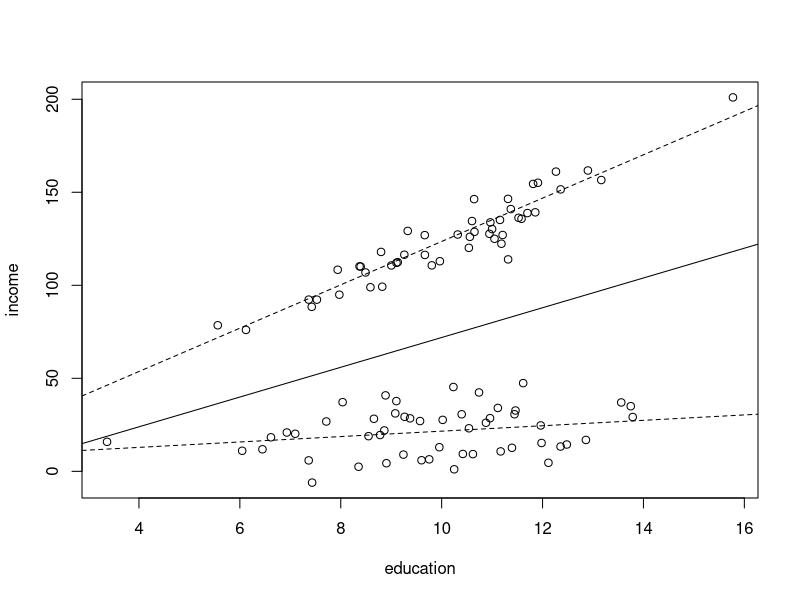

Reproduce this figure in R.
education <- rnorm(n =100, mean=10, sd=2)
gender <- sample(x = c(0,1),size = 100, replace=TRUE)
income <- education + gender + education * 10*gender + rnorm(100, mean=10, sd=10)

lm1 <- lm(income ~ education)
lm2 <- lm(income ~ education + gender + education*gender)

pdf('Figs/interaction.pdf')
plot(education, income)
abline(lm1)
abline(coef(lm2)[1], coef(lm2)[2] + coef(lm2)[4], lty=2)
abline(coef(lm2)[1], coef(lm2)[2], lty=2)
dev.off()



